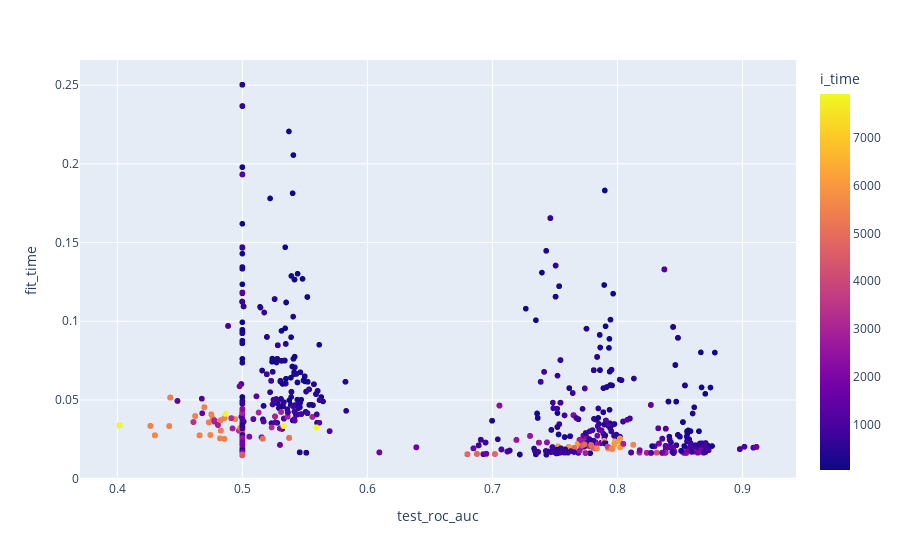

Here is the notebook cell this chart was saved with:
### Code cell
px.scatter(df, x="test_roc_auc", y="fit_time", color="i_time")

### Figure 1 — Plotly figure (JSON) as saved in the notebook; plotly's stock layout.template omitted (floating-point values rounded to 4 significant figures; data arrays with more than 128 entries replaced by an {"elided": "..."} marker saying what was removed)
{"data": [{"hovertemplate": "test_roc_auc=%{x}<br>fit_time=%{y}<br>i_time=%{marker.color}<extra></extra>", "legendgroup": "", "marker": {"color": {"elided": "8330 float values"}, "coloraxis": "coloraxis", "symbol": "circle"}, "mode": "markers", "name": "", "showlegend": false, "type": "scattergl", "x": {"elided": "8330 float values"}, "xaxis": "x", "y": {"elided": "8330 float values"}, "yaxis": "y"}], "layout": {"autosize": true, "coloraxis": {"colorbar": {"title": {"text": "i_time"}}, "colorscale": [[0, "#0d0887"], [0.1111, "#46039f"], [0.2222, "#7201a8"], [0.3333, "#9c179e"], [0.4444, "#bd3786"], [0.5556, "#d8576b"], [0.6667, "#ed7953"], [0.7778, "#fb9f3a"], [0.8889, "#fdca26"], [1, "#f0f921"]]}, "legend": {"tracegroupgap": 0}, "margin": {"t": 60}, "xaxis": {"anchor": "y", "autorange": true, "domain": [0, 1], "range": [0.372, 0.9409], "title": {"text": "test_roc_auc"}, "type": "linear"}, "yaxis": {"anchor": "x", "autorange": true, "domain": [0, 1], "range": [-0.001831, 0.2669], "title": {"text": "fit_time"}, "type": "linear"}}}
